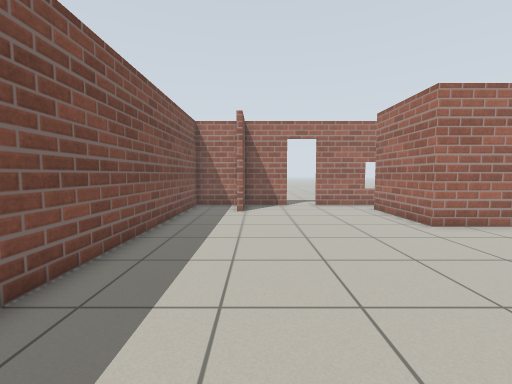
view 1 (above)

16 first-person views from a walk through a Gazebo world. The camera is 0.94 m above the floor, tilts 4° down and sees 90° across. The floor is counted in squares, 0.5 m on a side. Each view is taken from the middle of a square. On the plan, view 1 faces up. The plan holds only what a view shows up to about 15 squares ahead; the rest is blank.

view 2
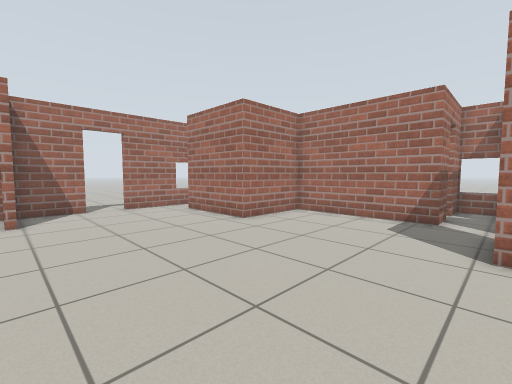

view 3
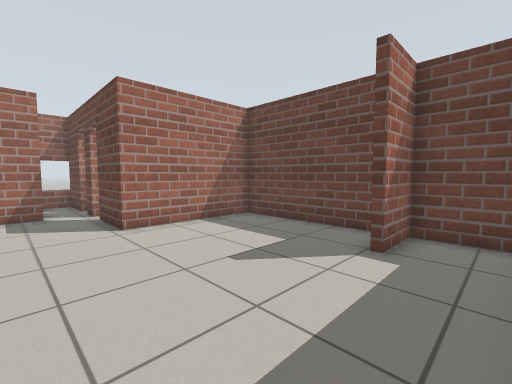

view 4
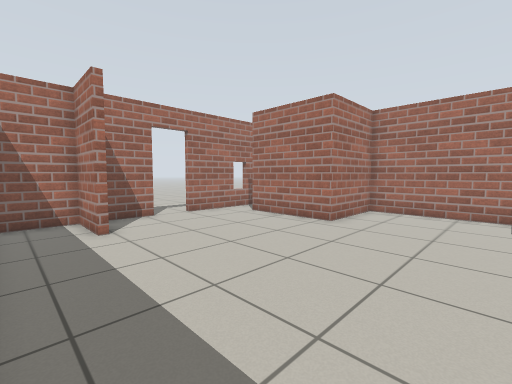

view 5
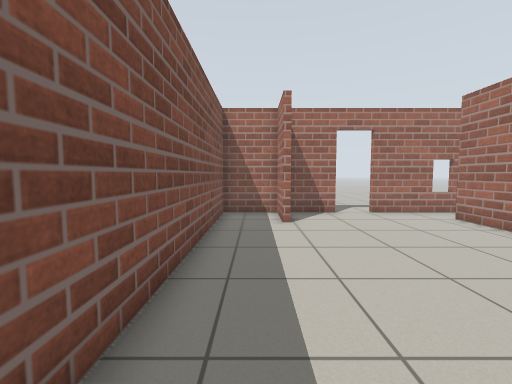

view 6
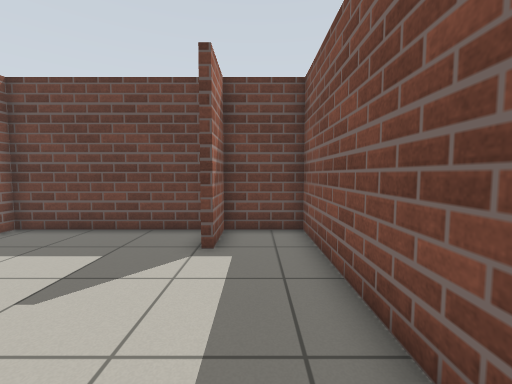

view 7
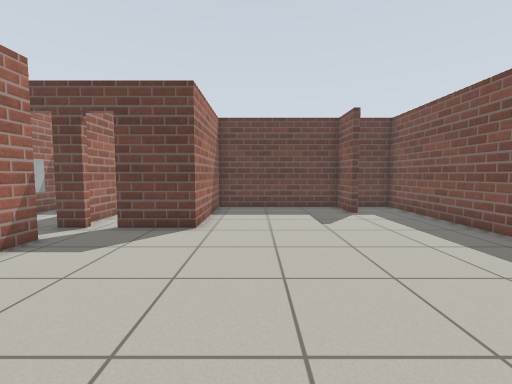

view 8
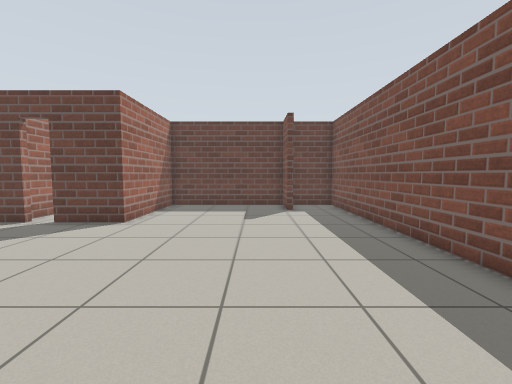

view 9
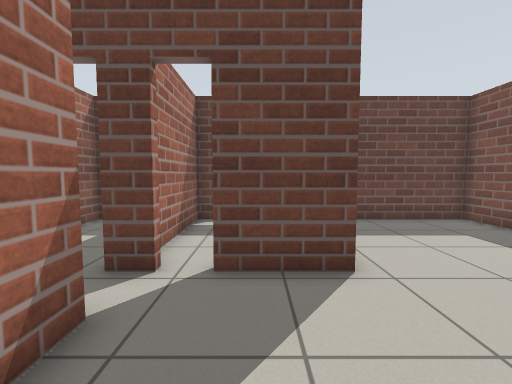

view 10
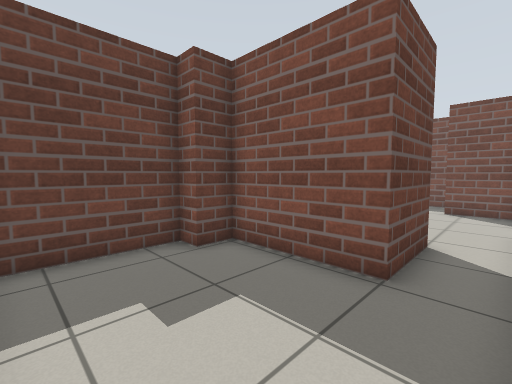

view 11
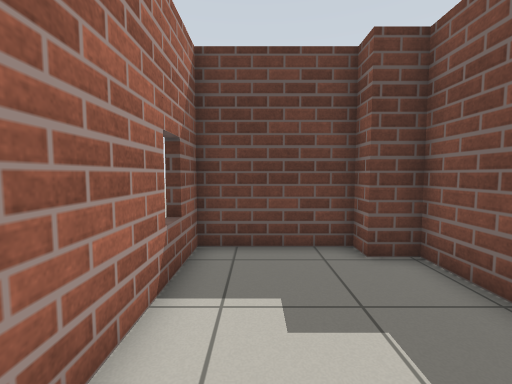

view 12
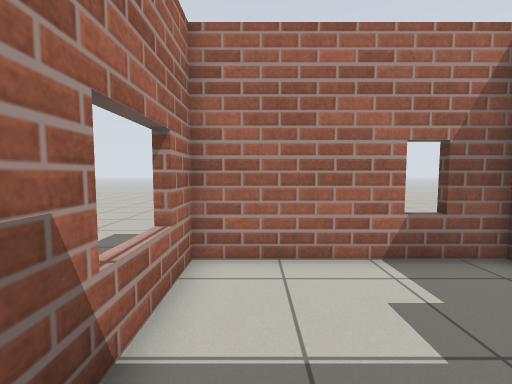

view 13
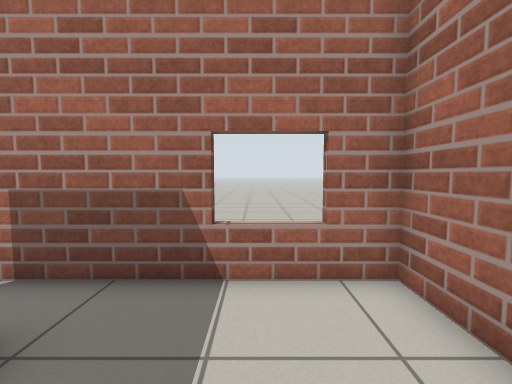

view 14
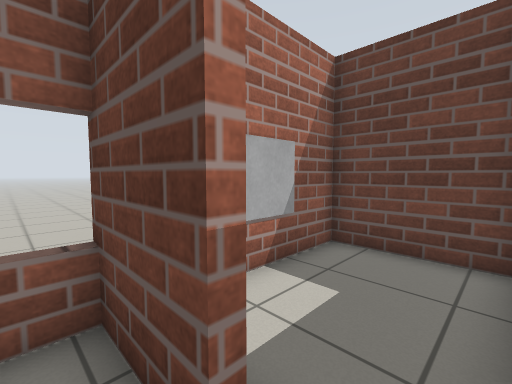

view 15
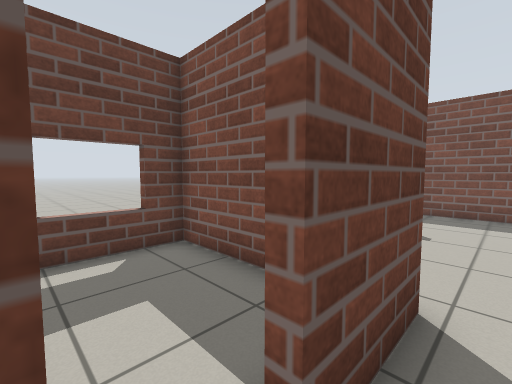

view 16
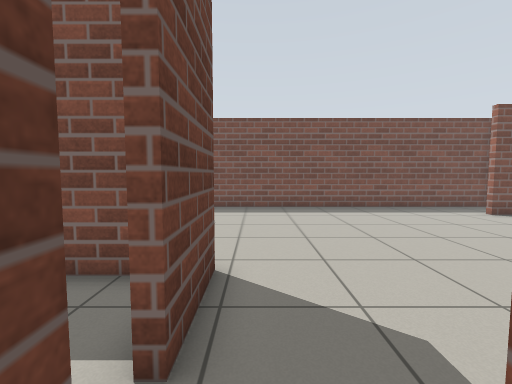

### Floor plan
Points are (right, up) in squares from view 1. A wall is a line through its corners. A room is listed if a view was taken in it or the views show most of it. See-through windows are left out.
Room 1 (views 1, 2, 3, 4, 5, 6, 7, 8, 9, 14, 15, 16)
walls: (-0.7, -2.2) (-0.7, -4.5) (6.1, -4.5) (6.1, 1.2) (8.9, 1.2); (-0.9, 12.8) (-0.9, 15.4) (-3.6, 15.4) (-3.6, -4.5) (-0.9, -4.5) (-0.9, -2.2); (9.9, 1.2) (11, 1.2); (11.9, 2.8) (10.2, 2.8) (10.2, 9) (6.3, 9) (6.3, 13.5); (1.9, 15.4) (-0.6, 15.4); (-0.7, 15.1) (-0.7, 12.8); (12.1, 1.2) (14.9, 1.2); (5.6, 15.4) (3.6, 15.4); (14.9, 2.8) (13, 2.8); (14.5, 1.1) (14.5, 2.9)
ways out: opening at (6.5, 14.5) to room 2; open door at (2.7, 15.7); open door at (10.5, 1); open door at (12.5, 3)
Room 2 (views 10, 11, 12, 13)
walls: (6.3, 13.5) (9.3, 13.5) (9.3, 9.3) (10.5, 9.3) (10.5, 8.5) (14.5, 8.5) (14.5, 15.4) (5.6, 15.4)
ways out: opening at (6.5, 14.5) to room 1
Room 3 (no view inside)
walls: (6.4, -0.2) (6.4, -4.5) (10.4, -4.5) (10.4, 0.4)

Positions as (right, up) in squares from view 1, and headings:
1: (0, 0), facing up
2: (-1, 1), facing up-right
3: (-3, 4), facing down-right
4: (-3, 4), facing up-right
5: (-2, 3), facing up
6: (-2, 4), facing down
7: (4, 10), facing down
8: (1, 11), facing down
9: (8, 6), facing down
10: (14, 15), facing down-left
11: (13, 15), facing down
12: (9, 14), facing right
13: (12, 11), facing up
14: (11, 2), facing down-right
15: (10, 2), facing down-left
16: (11, 2), facing left
